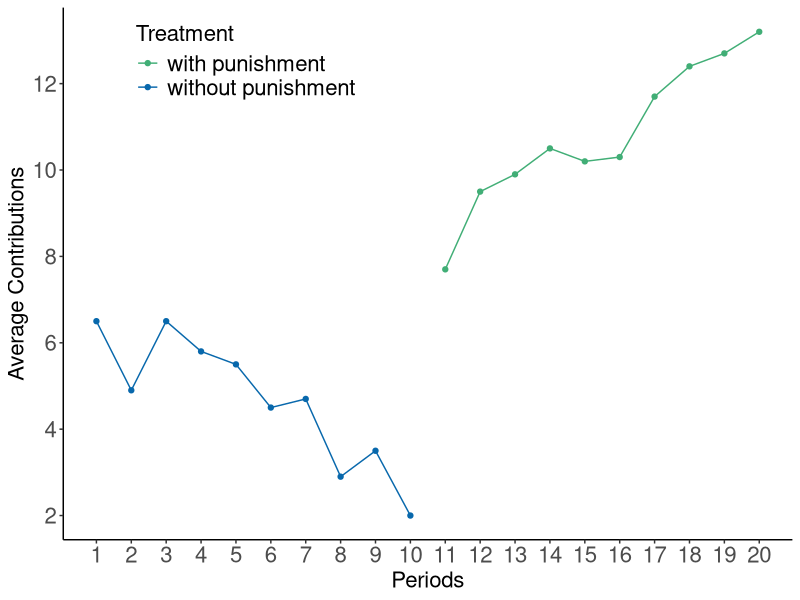
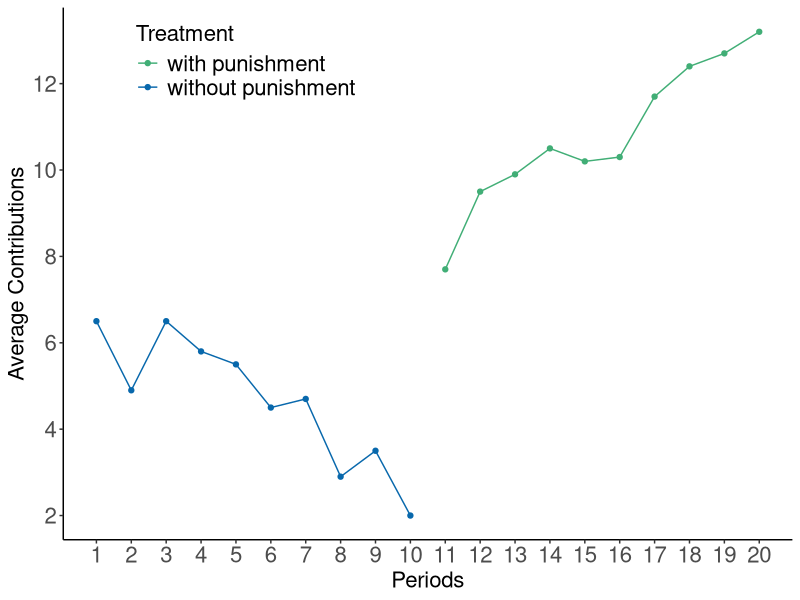

Generate these figures, in order, with R:
library(ggplot2)
library(ggthemes)

FG_2000 <- data.frame("p" = 1:20, 
                     "contrib" = c(6.5, 4.9, 6.5, 5.8, 5.5, 4.5, 4.7, 2.9, 3.5, 2.0,
                                   7.7, 9.5, 9.9, 10.5, 10.2, 10.3, 11.7, 12.4, 12.7, 13.2), 
                     "Treatment" = c("without punishment", "without punishment", "without punishment", "without punishment", "without punishment", "without punishment", "without punishment", "without punishment", "without punishment", "without punishment",
                                   "with punishment", "with punishment", "with punishment", "with punishment", "with punishment", "with punishment", "with punishment", "with punishment", "with punishment", "with punishment")
                     )

BHcolors <- c("#41ae76", "#0868ac")

tx3 <- ggplot(data = FG_2000, aes(x = p, y = contrib, col=Treatment)) +
  geom_point() + 
  geom_line() +
  scale_color_manual(values = BHcolors) +
  #scale_shape_manual( values = c(1, 19)) + 
  scale_x_continuous(breaks = scales::pretty_breaks(n = 20), limits = c(1,20)) +
  scale_y_continuous(breaks = scales::pretty_breaks(n = 5)) +
  #scale_fill_discrete("Treatment", breaks=c("wo", "w"),
  #                    labels = c("without punishment", "with punishment")) +
  xlab("Periods") + 
  ylab("Average Contributions") +
  theme_classic() +
  theme(legend.position = c(0.25, 0.9),
axis.title.y = element_text(size = 16),
        legend.text=element_text(size=16),
        axis.text.x = element_text(size = 16),
        axis.text.y = element_text(size = 16),
        axis.title.x = element_text(size = 16),
        legend.title =element_text(size=16)) 
  

print(tx3)

  
ggsave("people/Fehr_Gachter_2000.pdf", width = 10, height = 5)
